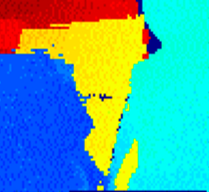
#> input picture analysis_color/color.bmp, 209 x 192 px
$ python 01_test.py
#> lines starting #> are read from the running program, lines starting #| are printed output that depends on the picture
from __future__ import annotations

import math
from pathlib import Path
import tkinter as tk
from tkinter import filedialog

import matplotlib.pyplot as plt
import numpy as np
from matplotlib.colors import rgb_to_hsv
from matplotlib.widgets import RectangleSelector
from PIL import Image


SUPPORTED_EXTENSIONS = {".png", ".jpg", ".jpeg", ".bmp", ".tif", ".tiff"}

# True にすると，最初の1枚で選んだ ROI を全画像に共通適用します。
USE_COMMON_ROI = False

# 3Dプロットを描くときの間引き間隔です。大きいほど軽くなります。
DOWNSAMPLE_STEP = 4

# ROI選択時に，何も選ばず Enter を押した場合は画像全体を使います。
USE_FULL_IMAGE_IF_NO_ROI = True


def choose_folders() -> tuple[Path, Path]:
    root = tk.Tk()
    root.withdraw()
    root.attributes("-topmost", True)

    input_dir = filedialog.askdirectory(title="入力画像フォルダーを選択してください")
#> the answer given: ../analysis_color
    if not input_dir:
        raise SystemExit("入力フォルダーが選択されませんでした。")

    output_dir = filedialog.askdirectory(title="出力先フォルダーを選択してください")
#> the answer given: ../analysis_color
    if not output_dir:
        raise SystemExit("出力フォルダーが選択されませんでした。")

    return Path(input_dir), Path(output_dir)


def collect_image_paths(input_dir: Path) -> list[Path]:
    paths = [p for p in sorted(input_dir.iterdir()) if p.suffix.lower() in SUPPORTED_EXTENSIONS]
    if not paths:
        raise SystemExit("入力フォルダー内に対応画像がありません。")
    return paths


def load_rgb_image(path: Path) -> np.ndarray:
    image = Image.open(path).convert("RGB")
#> image is the input picture: PIL image 209x192 RGB; mean R, G, B 78.2, 167.7, 163.8
    return np.asarray(image, dtype=np.uint8)


def show_overview(image_paths: list[Path]) -> None:
    n = len(image_paths)
    cols = min(4, n)
    rows = math.ceil(n / cols)

    fig, axes = plt.subplots(rows, cols, figsize=(4 * cols, 3.5 * rows))
    axes = np.atleast_1d(axes).ravel()

    for ax, path in zip(axes, image_paths):
        rgb = load_rgb_image(path)
        ax.imshow(rgb)
        ax.set_title(path.name, fontsize=9)
        ax.axis("off")

    for ax in axes[len(image_paths):]:
        ax.axis("off")

    fig.suptitle("入力画像一覧（確認用）", fontsize=14)
    plt.tight_layout()
    plt.show()


def select_roi_interactively(
    rgb: np.ndarray,
    title: str,
) -> tuple[int, int, int, int] | None:
    """画像上で正方形のROIを選択する。"""
#> called with title = 'ROI選択: color.bmp'

    height, width = rgb.shape[:2]
#> height = 192; width = 209

    state: dict[str, tuple[int, int, int, int] | bool | None] = {
        "roi": None,
        "skip": False,
    }

    fig, ax = plt.subplots(figsize=(8, 8))
    ax.imshow(rgb)
    ax.set_title(
        title
        + "\nドラッグ: 正方形ROIを選択"
        + "  |  Enter: 決定"
        + "  |  A: 中央の最大正方形"
        + "  |  S: スキップ"
        + "  |  Esc: 終了"
    )

    # [79 lines left out: functions get_center_square_roi, on_select, not called in this run]

    selector = RectangleSelector(
        ax,
        on_select,
        useblit=True,
        button=[1],
        minspanx=5,
        minspany=5,
        spancoords="pixels",
        interactive=True,
        drag_from_anywhere=True,
    )

    # [38 lines left out: function on_key, not called in this run]

    fig.canvas.mpl_connect("key_press_event", on_key)

    plt.show()
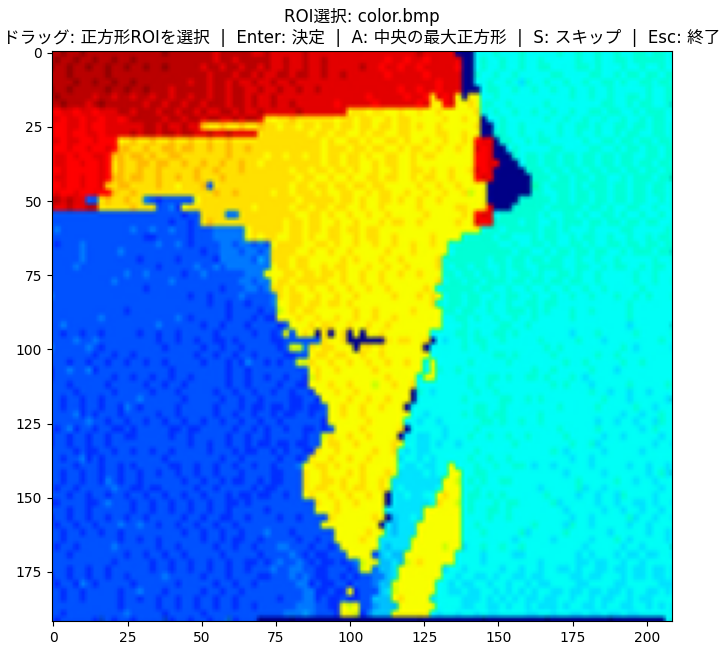
#> figure drawn by matplotlib, 1 panel
    selector.set_active(False)

    if state["skip"]:
        return None

    return state["roi"]


# [202 lines left out: functions pseudocolor_to_height, save_3d_surface_svg, not called in this run]


def main() -> None:
    input_dir, output_dir = choose_folders()
    image_paths = collect_image_paths(input_dir)

    svg_dir = output_dir / "3d_svg"
    svg_dir.mkdir(parents=True, exist_ok=True)

    show_overview(image_paths)

    common_roi = None
    if USE_COMMON_ROI:
        first_rgb = load_rgb_image(image_paths[0])
        common_roi = select_roi_interactively(first_rgb, f"共通ROI選択: {image_paths[0].name}")
        if common_roi is None:
            raise SystemExit("共通ROIが選ばれなかったため終了します。")

    for idx, path in enumerate(image_paths, start=1):
        print(f"処理中 {idx}/{len(image_paths)}: {path.name}")
        rgb = load_rgb_image(path)

        if USE_COMMON_ROI:
            roi = common_roi
        else:
            roi = select_roi_interactively(rgb, f"ROI選択: {path.name}")

        if roi is None:
            print(f"スキップしました: {path.name}")
            continue

        left, top, right, bottom = roi
        cropped = rgb[top:bottom, left:right]
        if cropped.size == 0:
            print(f"ROIが空だったためスキップしました: {path.name}")
            continue

        height = pseudocolor_to_height(cropped)

        save_name = path.stem + "_3d.svg"
        save_path = svg_dir / save_name
        save_3d_surface_svg(
            height=height,
            save_path=save_path,
            title=f"{path.name}  |  ROI x={left}:{right}, y={top}:{bottom}",
            step=DOWNSAMPLE_STEP,
        )

        print(f"保存しました: {save_path}")

    print("すべての処理が完了しました。")


if __name__ == "__main__":
    main()
